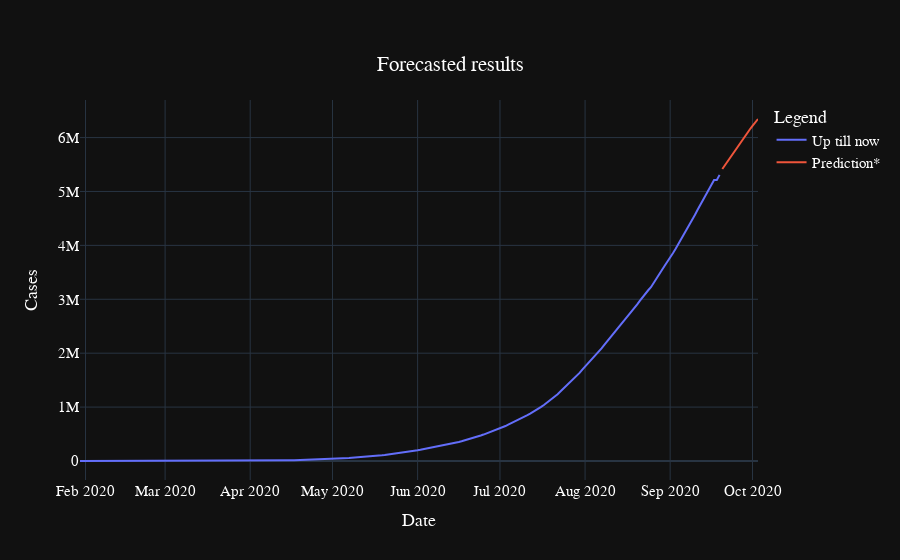

Notebook source saved alongside this figure:
### Markdown cell above
# Example

### Code cell
prophet_predict("confirmed","India")

### Figure 1 — Plotly figure (JSON) as saved in the notebook; plotly's stock layout.template omitted (floating-point values rounded to 4 significant figures; data arrays with more than 128 entries replaced by an {"elided": "..."} marker saying what was removed)
{"data": [{"mode": "lines", "name": "Up till now ", "type": "scatter", "x": {"elided": "234 str values"}, "y": {"elided": "234 int values"}}, {"mode": "lines", "name": "Prediction*", "type": "scatter", "x": ["2020-09-20T00:00:00", "2020-09-21T00:00:00", "2020-09-22T00:00:00", "2020-09-23T00:00:00", "2020-09-24T00:00:00", "2020-09-25T00:00:00", "2020-09-26T00:00:00", "2020-09-27T00:00:00", "2020-09-28T00:00:00", "2020-09-29T00:00:00", "2020-09-30T00:00:00", "2020-10-01T00:00:00", "2020-10-02T00:00:00", "2020-10-03T00:00:00"], "y": [5417000.0, 5492000.0, 5567000.0, 5644000.0, 5722000.0, 5796000.0, 5873000.0, 5947000.0, 6013000.0, 6080000.0, 6150000.0, 6217000.0, 6279000.0, 6344000.0]}], "layout": {"font": {"color": "white", "family": "Arial", "size": 15}, "legend": {"title": {"text": "Legend "}}, "title": {"text": "Forecasted results", "x": 0.5, "xanchor": "center", "y": 0.9, "yanchor": "top"}, "xaxis": {"title": {"text": "Date"}}, "yaxis": {"title": {"text": "Cases"}}}}
